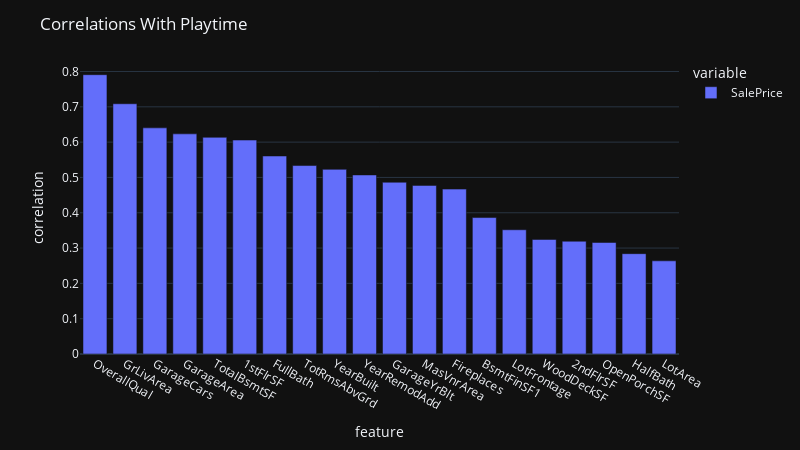

This figure's notebook cell:
### Code cell
# check the highest corrs
corrs = train.corr()['SalePrice'].sort_values(ascending=False)[1:21]
px.bar(corrs).update_layout(
    xaxis_title='feature', yaxis_title='correlation', title='Correlations With Playtime')

### Figure 1 — Plotly figure (JSON) as saved in the notebook; plotly's stock layout.template omitted (floating-point values rounded to 4 significant figures)
{"data": [{"alignmentgroup": "True", "hovertemplate": "variable=SalePrice<br>index=%{x}<br>value=%{y}<extra></extra>", "legendgroup": "SalePrice", "marker": {"color": "#636efa", "pattern": {"shape": ""}}, "name": "SalePrice", "offsetgroup": "SalePrice", "orientation": "v", "showlegend": true, "textposition": "auto", "x": ["OverallQual", "GrLivArea", "GarageCars", "GarageArea", "TotalBsmtSF", "1stFlrSF", "FullBath", "TotRmsAbvGrd", "YearBuilt", "YearRemodAdd", "GarageYrBlt", "MasVnrArea", "Fireplaces", "BsmtFinSF1", "LotFrontage", "WoodDeckSF", "2ndFlrSF", "OpenPorchSF", "HalfBath", "LotArea"], "xaxis": "x", "y": [0.791, 0.7086, 0.6404, 0.6234, 0.6136, 0.6059, 0.5607, 0.5337, 0.5229, 0.5071, 0.4864, 0.4775, 0.4669, 0.3864, 0.3518, 0.3244, 0.3193, 0.3159, 0.2841, 0.2638], "yaxis": "y", "type": "bar"}], "layout": {"xaxis": {"anchor": "y", "domain": [0.0, 1.0], "title": {"text": "feature"}}, "yaxis": {"anchor": "x", "domain": [0.0, 1.0], "title": {"text": "correlation"}}, "legend": {"title": {"text": "variable"}, "tracegroupgap": 0}, "margin": {"t": 60}, "barmode": "relative", "height": 450, "width": 800, "title": {"text": "Correlations With Playtime"}}}
